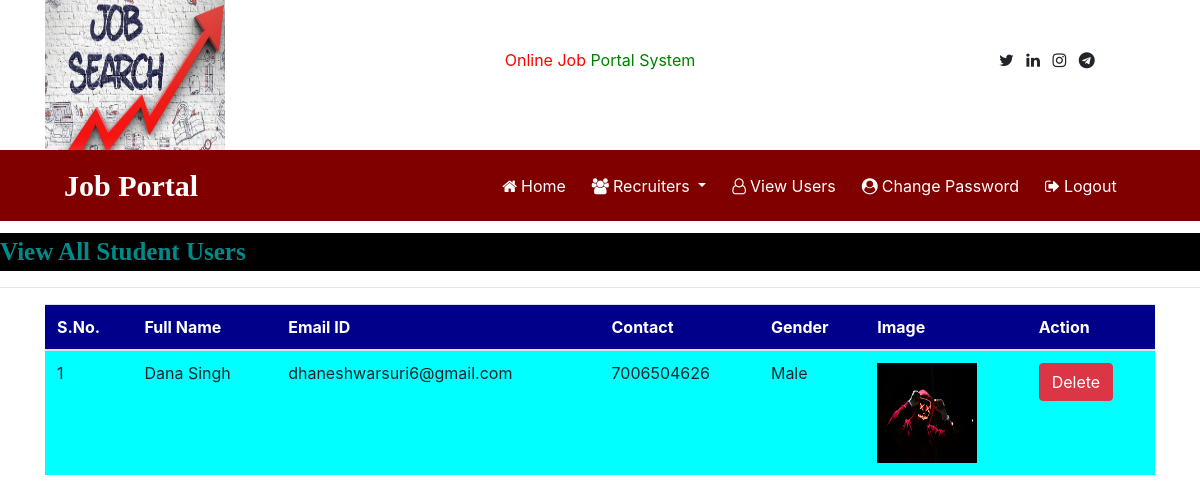
The page /view_users (signed in) on the database its author committed.
### job/models.py (models this page shows, shortened)
class StudentUser(models.Model):
    user = models.ForeignKey(User, on_delete=models.CASCADE)
    mobile = models.CharField(max_length=15, null=True)
    image = models.ImageField(upload_to="profile", null=True)
    gender = models.CharField(max_length=10, null=True)
    type = models.CharField(max_length=20, null=True)

### job/views.py (the view)
# urls.py: path('view_users', view_users, name='view_users'),
def view_users(request):
    if not request.user.is_authenticated:
        return redirect('admin_login')
    data = StudentUser.objects.all()
    d = {'data': data}
    return render(request, 'view_users.html',d)

### job/templates/view_users.html
{%load static %}
{% block body %}
    {% include 'admin_navigation.html' %}
<marquee style="font-family: 'Monotype Corsiva',serif ; font-size: 25px ; color: darkcyan ; background-color: black ; font-weight: bold ; margin-top: 1% ">
    View All Student Users
    </marquee>
    <hr>
<div class="container">
 <table class="table table-hover " id="example">
<thead>
<tr style="background-color: darkblue; color: white">
    <th>S.No.</th>
    <th>Full Name</th>
    <th>Email ID</th>
    <th>Contact</th>
    <th>Gender</th>
    <th>Image</th>
    <th>Action</th>
</tr>
</thead>
<tbody>
{%  for i in data %}
<tr style="background-color: aqua">
    <td>{{ forloop.counter }}</td>
<td>{{ i.user.first_name }} {{ i.user.last_name }}</td>
<td>{{ i.user.username }}</td>
<td>{{ i.mobile }}</td>
<td>{{ i.gender }}</td>
<td><img src ="{{ i.image.url }}" style="width: 100px; height: 100px" alt=""></td>
<td>
    <a href="{% url 'delete_user' i.id %}" class="btn btn-danger" onclick="return confirm('Are You Sure')">Delete</a></td>
</tr>
{% endfor %}
</tbody>
</table>
</div>
{% endblock %}

### rows shown on the page
StudentUser: user.first_name "Dana", user.last_name "Singh", user.username "dhaneshwarsuri6@gmail.com", mobile "7006504626", gender "Male", image (picture)
